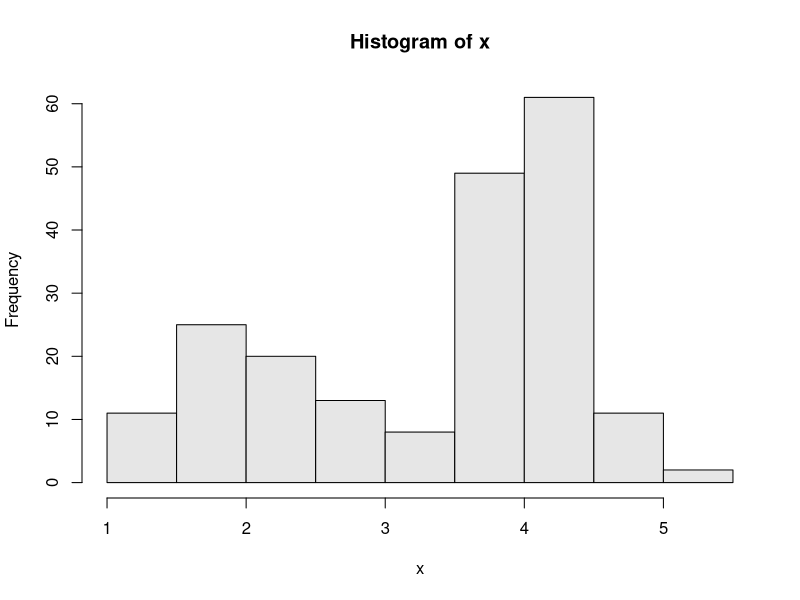
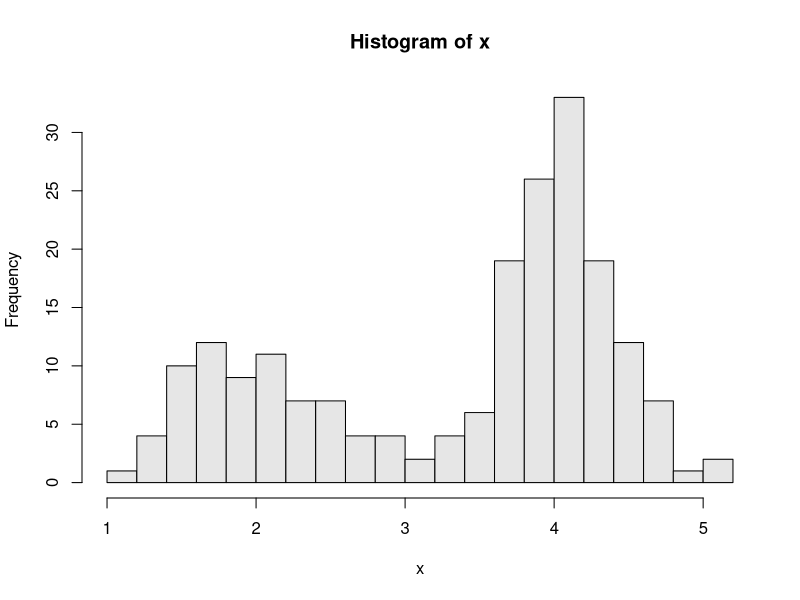
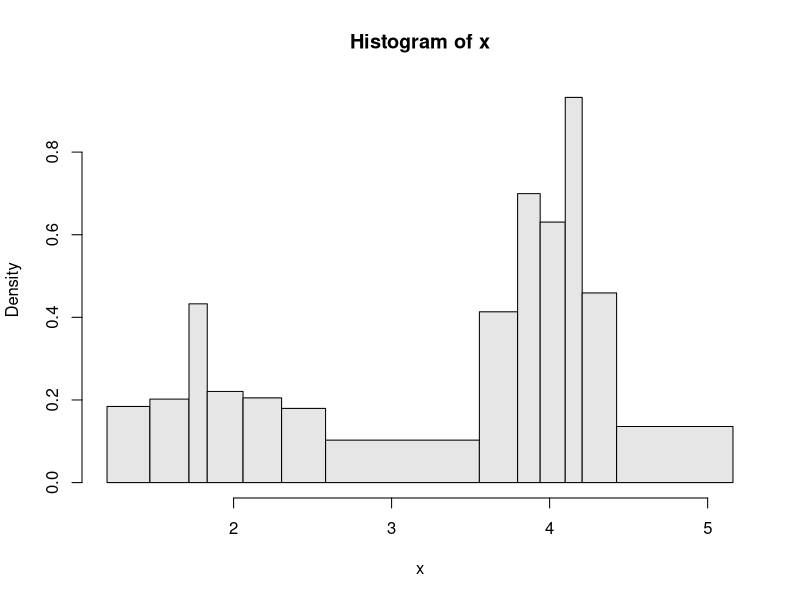

The R source for these figures, in order:
### Histogram
z <- rbinom(200,1,0.3)
x <- z*rnorm(200,2,0.5)+(1-z)*rnorm(200,4,0.4) ### simulate data
hist(x,col=grey(0.9)) ### histogram default
hist(x,col=grey(0.9),nclass=16) ### define number of classes
xx <- sort(x)
breaks <- c(xx[1],xx[10],xx[20],xx[30],xx[40],xx[50],xx[60]
,xx[80],xx[100],xx[120],xx[140],xx[160],xx[180],xx[200])
hist(x,col=grey(0.9),breaks=breaks) ### adaptive classes
